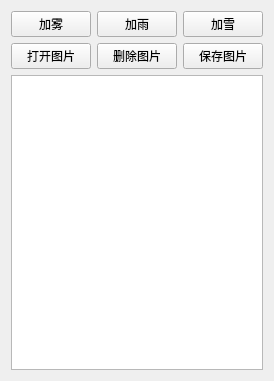
<?xml version="1.0" encoding="UTF-8"?>
<ui version="4.0">
 <class>PicListClass</class>
 <widget class="QWidget" name="PicListClass">
  <property name="geometry">
   <rect>
    <x>0</x>
    <y>0</y>
    <width>263</width>
    <height>381</height>
   </rect>
  </property>
  <property name="windowTitle">
   <string>图像列表</string>
  </property>
  <layout class="QGridLayout" name="gridLayout">
   <item row="2" column="0">
    <layout class="QHBoxLayout" name="horizontalLayout_2">
     <item>
      <widget class="QPushButton" name="Open">
       <property name="text">
        <string>打开图片</string>
       </property>
       <property name="checkable">
        <bool>false</bool>
       </property>
      </widget>
     </item>
     <item>
      <widget class="QPushButton" name="Del">
       <property name="text">
        <string>删除图片</string>
       </property>
      </widget>
     </item>
     <item>
      <widget class="QPushButton" name="Save">
       <property name="text">
        <string>保存图片</string>
       </property>
      </widget>
     </item>
     <item>
      <spacer name="horizontalSpacer_2">
       <property name="orientation">
        <enum>Qt::Horizontal</enum>
       </property>
       <property name="sizeHint" stdset="0">
        <size>
         <width>40</width>
         <height>20</height>
        </size>
       </property>
      </spacer>
     </item>
    </layout>
   </item>
   <item row="0" column="0">
    <layout class="QHBoxLayout" name="horizontalLayout">
     <item>
      <widget class="QPushButton" name="Fog">
       <property name="text">
        <string>加雾</string>
       </property>
      </widget>
     </item>
     <item>
      <widget class="QPushButton" name="Rain">
       <property name="text">
        <string>加雨</string>
       </property>
      </widget>
     </item>
     <item>
      <widget class="QPushButton" name="Snow">
       <property name="text">
        <string>加雪</string>
       </property>
      </widget>
     </item>
     <item>
      <spacer name="horizontalSpacer">
       <property name="orientation">
        <enum>Qt::Horizontal</enum>
       </property>
       <property name="sizeHint" stdset="0">
        <size>
         <width>40</width>
         <height>20</height>
        </size>
       </property>
      </spacer>
     </item>
    </layout>
   </item>
   <item row="6" column="0">
    <widget class="QListWidget" name="lw_Pics"/>
   </item>
  </layout>
 </widget>
 <resources/>
 <connections/>
</ui>
